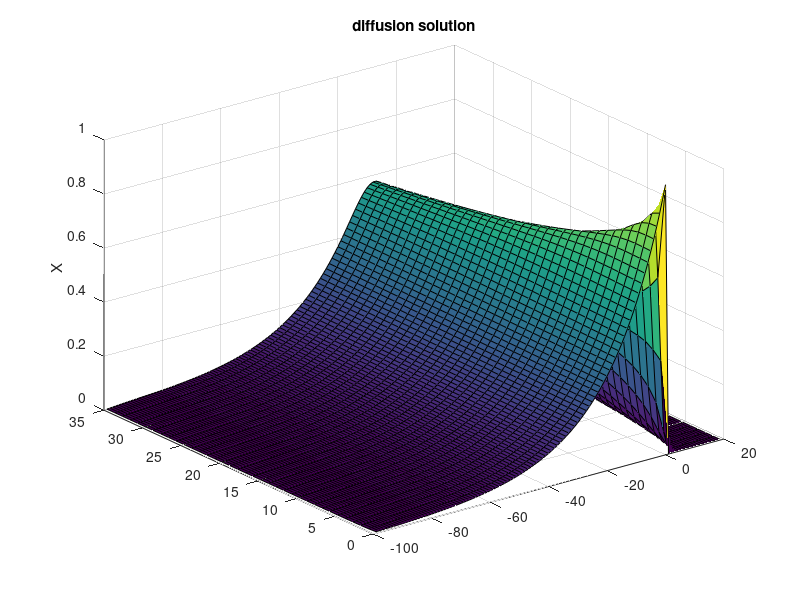
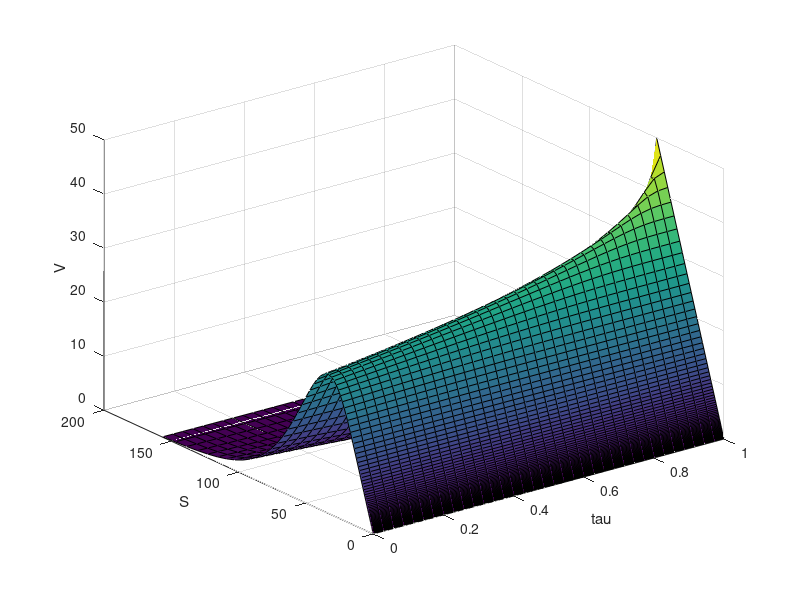
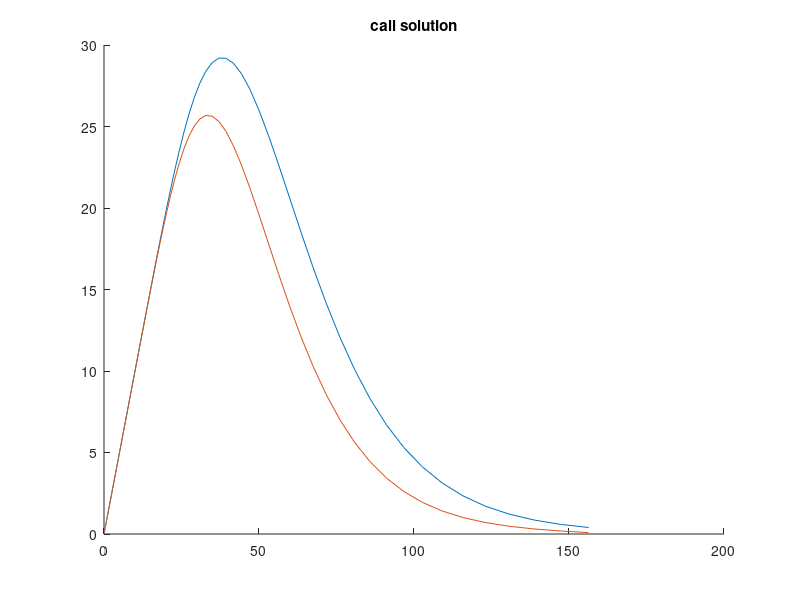

The MATLAB script that drew these images, in order:
clear 
clc
rng(0) 

sigma = 0.4; 
r = 0.06; 
K = 50; 
T = 1; 

Nminus = -100; 
Nplus = 20; 
M = 35; 
deltax = 0.06; 
deltatau = (T*sigma.^2)/(2*M) ; 
theta = 0.5; 
kappa = deltatau/(deltax.^2);

gamma = 2*r/(sigma.^2); 
beta = -0.25*(gamma + 1).^2; 
alpha = -0.5*(gamma - 1); 


fs = @(x) K.*exp(x); 
ft = @(t) T - 2.*t./(sigma.^2); 
f = @(V,x,t) (V./K).*exp(-alpha.*x - beta.*t); 

% Call Option 
% VT = @(S) max(S-K,0); 
% V0 = @(S,t) 0; 
% Vinf = @(S,t) S-K.*exp(-r.*(T-t)); 

% Put Option 
% VT = @(S) max(K-S,0); 
% V0 = @(S,t) K.*exp(-r.*(T-t)); % Assuming that the stock hits zero 
% Vinf = @(S,t) 0; 

% Cash or Nothing Call
% VT = @(S) K.*(S > K); 
% V0 = @(S,t) 0; 
% Vinf = @(S,t) K.*exp(-r.*(T-t)); 

% Cash or Nothing Put 
% VT = @(S) K.*(K > S); 
% V0 = @(S,t) K.*exp(-r.*(T-t)); 
% Vinf = @(S,t) 0; 

% Asset or Nothing Call 
VT = @(S) S.*(S<= K); 
V0 = @(S,t) 0; 
Vinf = @(S,t) 0;

u0 = @(x) f(VT(fs(x)),x,0); 
um = @(x,t) f( V0(fs(x),ft(t)) ,x ,t ); 
up = @(x,t) f( Vinf(fs(x),ft(t)) ,x ,t );

dim = Nplus - Nminus -1; 

C1 = (1 + 2*theta*kappa).*eye(dim,dim) ; 
C2 = diag((-theta*kappa).*ones(1,dim-1),1); 
C3 = diag((-theta*kappa).*ones(1,dim-1),-1);
C = C1 + C2 + C3; 

D1 = (1 - 2*(1-theta)*kappa).*eye(dim,dim) ; 
D2 = diag(((1-theta)*kappa).*ones(1,dim-1),1); 
D3 = diag(((1-theta)*kappa).*ones(1,dim-1),-1);
D = D1 + D2 + D3; 

U = zeros(dim,M+1) ; 
U(:,1) = u0(deltax.*((Nminus+1):(Nplus-1))).'; 

B = [um(Nminus*deltax,deltatau*(0:M)); 
    zeros(dim-2,M+1); 
    up(Nplus*deltax,deltatau*(0:M))]; 

for ix = 2:M+1
    bm = B(:,ix-1); 
    bm_plus1 = B(:,ix); 
    U(:,ix) = C\(D*U(:,ix-1) + kappa*((1-theta)*bm + theta*bm_plus1));   
end 
% You include intial conditions but you exclude boundary conditions 
t = 0:M; 
x = (Nminus+1):(Nplus-1); 
[Tt,X] = meshgrid(t,x) ; 
figure()
surf(X,Tt,U)
zlabel('X')
title('diffusion solution') 

Sn = fs(x.*deltax); 
tm = ft(t.*deltatau); 
[M,N ]= meshgrid(tm,Sn) ; 

V = U.*K.*exp(alpha.*X*deltax + beta.*Tt.*deltatau); 
figure()
surf(M,N,V)
xlabel('tau')
ylabel('S')
zlabel('V')

sigma = 0.4; 
r = 0.06; 
K = 50; 
T = 1; 

S = Sn.'; 
d = (log(S/K) + (r - 0.5.*sigma.^2).*T)./(sigma.*sqrt(T)); 
exact = S.*normcdf(-d); 

diffusion = (V(:,end)); 
error = exact - diffusion ; 
figure()
hold on 
plot(S,exact) 
plot(S,diffusion)
hold off 
title('call solution')
